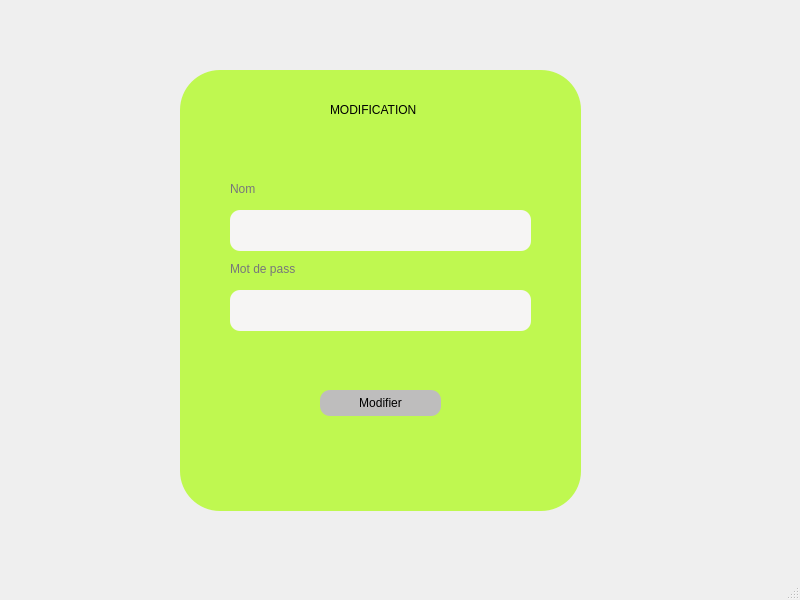
<?xml version="1.0" encoding="UTF-8"?>
<ui version="4.0">
 <class>Modification</class>
 <widget class="QMainWindow" name="Modification">
  <property name="geometry">
   <rect>
    <x>0</x>
    <y>0</y>
    <width>800</width>
    <height>600</height>
   </rect>
  </property>
  <property name="windowTitle">
   <string>MainWindow</string>
  </property>
  <widget class="QWidget" name="centralwidget">
   <widget class="QFrame" name="frame">
    <property name="geometry">
     <rect>
      <x>180</x>
      <y>70</y>
      <width>401</width>
      <height>441</height>
     </rect>
    </property>
    <property name="styleSheet">
     <string notr="true">background-color: rgb(191, 248, 80);
border-radius: 40px;</string>
    </property>
    <property name="frameShape">
     <enum>QFrame::StyledPanel</enum>
    </property>
    <property name="frameShadow">
     <enum>QFrame::Raised</enum>
    </property>
    <widget class="QLineEdit" name="nom">
     <property name="geometry">
      <rect>
       <x>50</x>
       <y>140</y>
       <width>301</width>
       <height>41</height>
      </rect>
     </property>
     <property name="styleSheet">
      <string notr="true">background-color: rgb(246, 245, 244);
border-color: rgb(0, 0, 0);
border-radius: 10px;</string>
     </property>
    </widget>
    <widget class="QLineEdit" name="passwd">
     <property name="geometry">
      <rect>
       <x>50</x>
       <y>220</y>
       <width>301</width>
       <height>41</height>
      </rect>
     </property>
     <property name="styleSheet">
      <string notr="true">background-color: rgb(246, 245, 244);
border-color: rgb(0, 0, 0);
border-radius: 10px;</string>
     </property>
    </widget>
    <widget class="QLabel" name="label_inscription">
     <property name="geometry">
      <rect>
       <x>150</x>
       <y>30</y>
       <width>121</width>
       <height>20</height>
      </rect>
     </property>
     <property name="styleSheet">
      <string notr="true">font: 700 11pt &quot;UnBatang&quot;;</string>
     </property>
     <property name="text">
      <string>MODIFICATION</string>
     </property>
    </widget>
    <widget class="QLabel" name="label">
     <property name="geometry">
      <rect>
       <x>50</x>
       <y>110</y>
       <width>66</width>
       <height>18</height>
      </rect>
     </property>
     <property name="styleSheet">
      <string notr="true">color: rgb(119, 118, 123);</string>
     </property>
     <property name="text">
      <string>Nom</string>
     </property>
    </widget>
    <widget class="QLabel" name="label_2">
     <property name="geometry">
      <rect>
       <x>50</x>
       <y>190</y>
       <width>91</width>
       <height>18</height>
      </rect>
     </property>
     <property name="styleSheet">
      <string notr="true">color: rgb(119, 118, 123);</string>
     </property>
     <property name="text">
      <string>Mot de pass</string>
     </property>
    </widget>
    <widget class="QPushButton" name="modifier">
     <property name="geometry">
      <rect>
       <x>140</x>
       <y>320</y>
       <width>121</width>
       <height>26</height>
      </rect>
     </property>
     <property name="styleSheet">
      <string notr="true">background-color: rgb(190, 189, 189);
border-radius: 10px;</string>
     </property>
     <property name="text">
      <string>Modifier</string>
     </property>
    </widget>
   </widget>
  </widget>
  <widget class="QMenuBar" name="menubar">
   <property name="geometry">
    <rect>
     <x>0</x>
     <y>0</y>
     <width>800</width>
     <height>23</height>
    </rect>
   </property>
  </widget>
  <widget class="QStatusBar" name="statusbar"/>
 </widget>
 <resources/>
 <connections/>
</ui>
